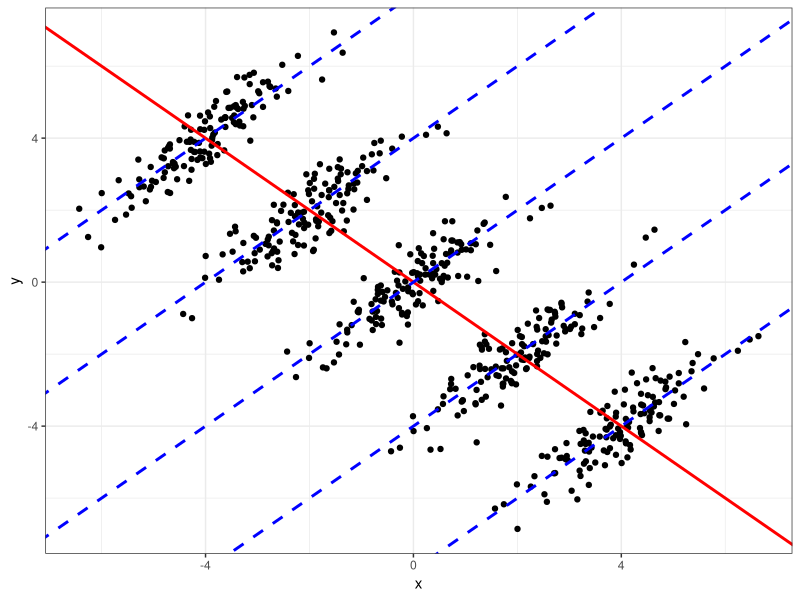

Here is the R script that generated this plot:
## ---- chunk 1
library(ggplot2)
library(dplyr, warn.conflicts = FALSE)

set.seed(20210216)

theme_set(theme_bw())
## ---- chunk 2
x <- rnorm(128)
simpson_df <- bind_rows(
  data.frame(x = x - 4, y = 4 + x + rnorm(length(x), sd = 0.5)),
  data.frame(x = x - 2, y = 2 + x + rnorm(length(x), sd = 0.5)),
  data.frame(x = x + 0, y = 0 + x + rnorm(length(x), sd = 0.5)),
  data.frame(x = x + 2, y = -2 + x + rnorm(length(x), sd = 0.5)),
  data.frame(x = x + 4, y = -4 + x + rnorm(length(x), sd = 0.5))
)

ggplot(simpson_df, aes(x, y)) +
  geom_point() +
  geom_abline(
    intercept = c(0, -8, -4, 0, 4, 8),
    slope = c(-1, 1, 1, 1, 1, 1),
    linetype = c('solid', rep('dashed', 5)),
    colour = c('red', rep('blue', 5)),
    size = 1
  )
## ---- chunk 3
y <- round(rnorm(5), 2)
y[2] <- NA
## ---- chunk 4
n <- length(y)
sigma <- 1
log_likelihood <- (
  - n * log(2 * pi) / 2
  - n * log(sigma)
  - sum(y ^ 2 / sigma ^ 2) / 2
)
bic <- log(n) - 2 * log_likelihood
print(bic)
